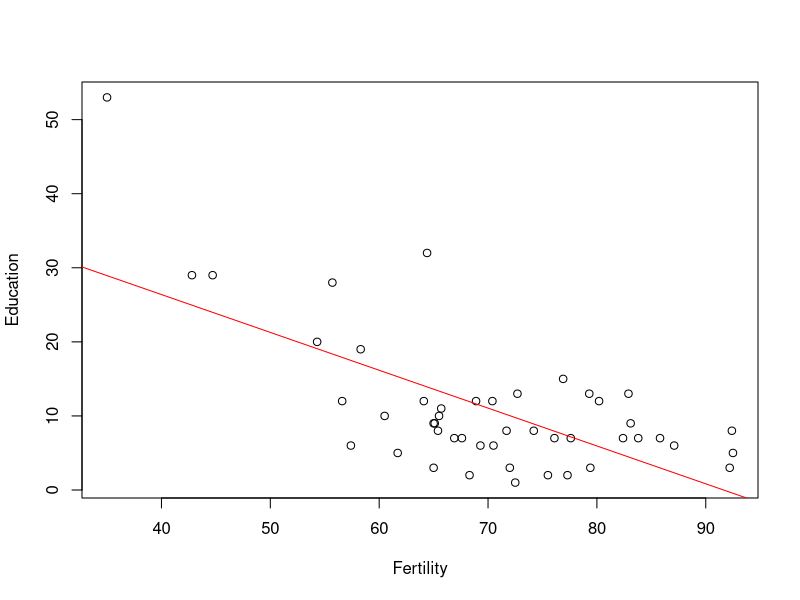
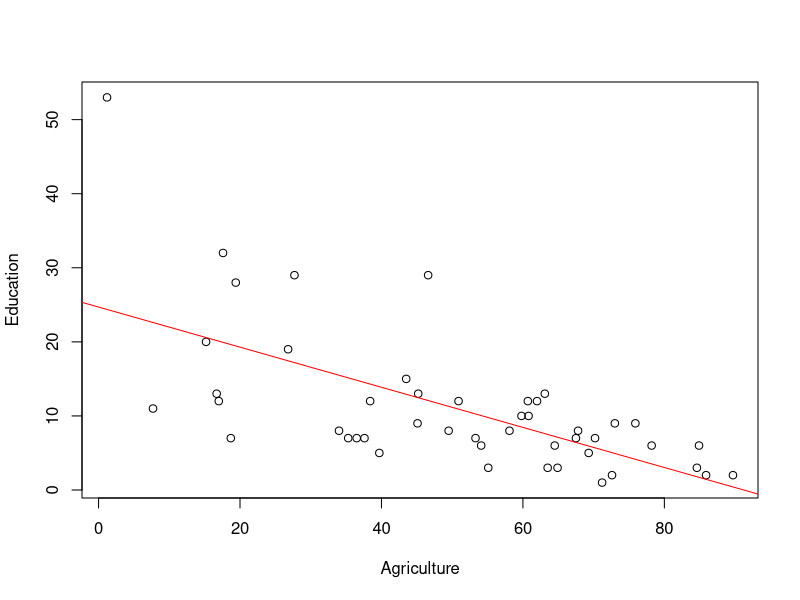
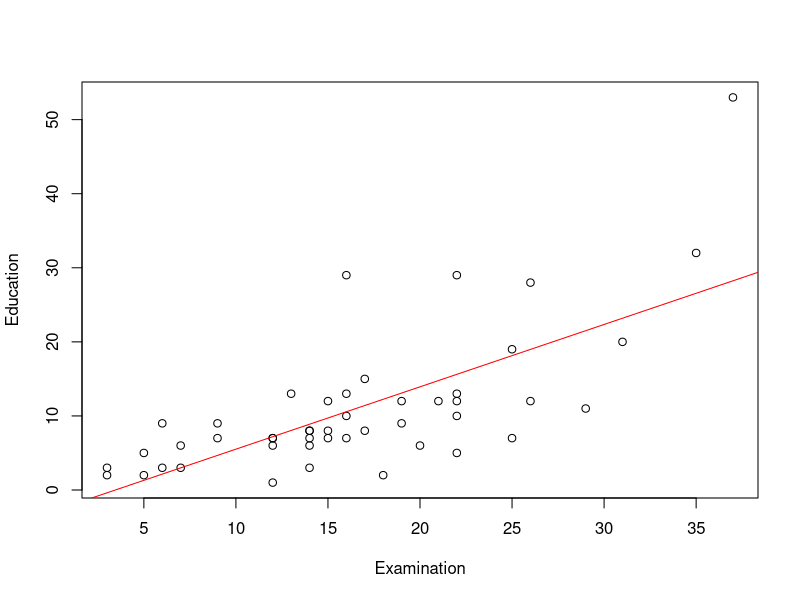
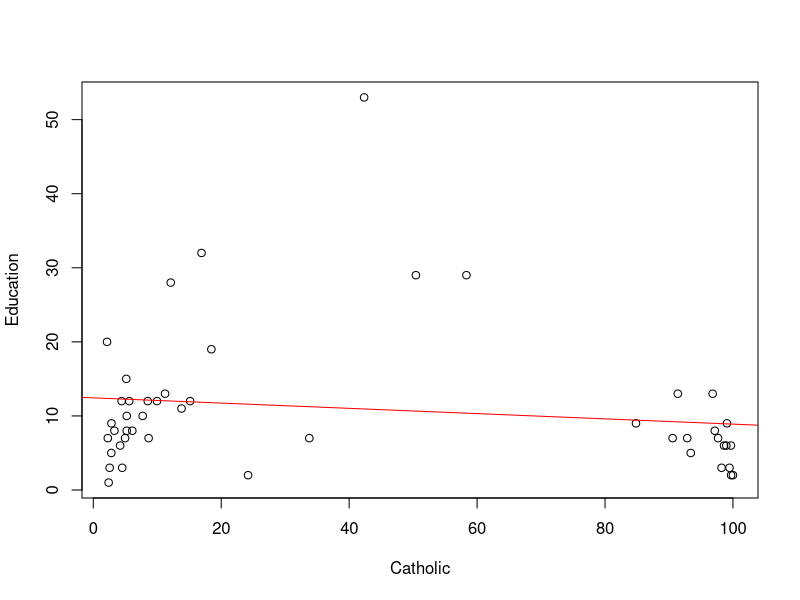
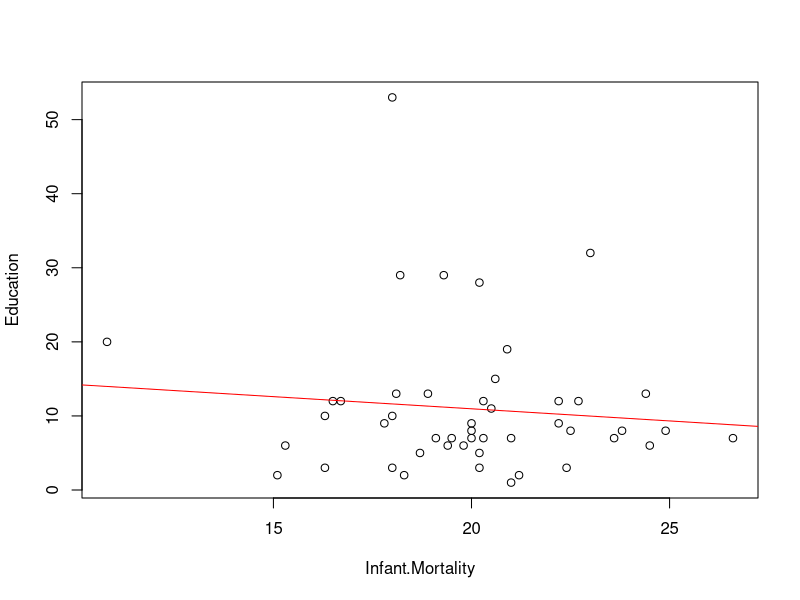

Reproduce these figures in R, in order.
## ---- chunk 1
wine <- read.csv("wine2.csv")
wine = na.omit(wine)
#View(wine)
## ---- chunk 2

#First column is messed up, needs to be removed
df = wine[,-1]
#View(df)

#95 white, 33 red

#Normalize Data
df[,1] = c(rep(1,95), rep(2,33))
for(x in 2:13){
  df[,x]=(df[,x]-mean(df[,x]))/sd(df[,x])
}

#Sample size will be 80% of our set size, AKA how many training points it should have
sampleSize = floor(0.80 * nrow(df))
#sampleSize
#nrow(df)
#Sample size is 100 for training

#set.seed(1)
#important to note that about 75% of data set is white

#Returns random indexes for rows of data, which will be the 'training' set
randSamples = sample(1:(nrow(df)), size = sampleSize)
#randSamples

#Turn those rows into training and testing sets
train = df[randSamples, ]
#train[,1]
test = df[-randSamples, ]
#test[,1]

#View(df)

#Returns the indexes of the closest k data points to the input data point
MIN=function(X,k)
{
  Y=X
  values=rep(0,k)
  for (i in 1:k)
  {
    
    values[i]=which.min(Y)
    Y[values[i]]=Inf
  }
  return (values)
}

k=3
amountTrain = nrow(train)
amountTest = nrow(test)

#View(train)

class = rep(0,amountTest)
for(i in 1:(amountTest)){ #i represents a test point
  D = rep(0,amountTrain)
  for(j in 1:amountTrain){ #j represents a training point. A single i will be compared to every j
    
    D[j]=sum((test[i,-1]-train[j,-1])^2) #D[] is full of test i minus every training point. Smallest k (3) of these are what it is looking for
    
  }
  values=MIN(D,k) #returns indexes of k closest points to the test point
  #print(values)
  values=train[values,1] #Gets the classification of those points, 1 or 2, AKA white or red wine
  #print(values)
  class[i]=values[as.integer(which.max(table(values)))] #the test point is assigned to Whichever class is the most present out of k (2/3)
  
  
  
}


## ---- chunk 3

class #Print the classes of the test data
## ---- chunk 4
test[,1] #Print the correct class of the data
## ---- chunk 5
sum(test[,1]==class)/26*100 #% of data guessed correctly (Should be around 92-100)
## ---- chunk 6
clusterDF = df[,-1]
#View(clusterDF)

#R's built in k-means test
#kmeans(clusterDF, 2)

#pick k
k = 2#3

###########Randomly pick two points in space
#Space will be 12 dimensional, use max and min of each normalized data point to set the range
min=1
max=2

spaceRange = matrix(rep(0,24), nrow=k, ncol=12) #Will define the range of random variable points for clustering
#spaceRange

#Finds the min and max of each column, creates a 'range' for random points to be placed.
for(i in 1:12){ 
  spaceRange[min,i] = min(clusterDF[,i])
}
for(i in 1:12){
  spaceRange[max,i] = max(clusterDF[,i])
}

#

randPoints = matrix(rep(0,(12*k)), nrow=k,ncol=12)
for(i in 1:12){
  
  v = runif(k, spaceRange[min,i], spaceRange[max,i])
  #print(v)

  #v now holds 2 twelve dimensional points. Apply the rest of the clustering algorithm
  randPoints[, i] = v
  #Find all points closet to each cluster point. Loop through everything in data and check which one it is closer to.
  #print(v)
}
#print(randPoints)
#each row of randPoints is a point in the 12 dimensional space. Compare to the rest of the data
###########

#Distance 1, 2, 3
D1 = 0
D2 = 0
#D3 = 0#

for(j in 1:100){#Times to refine the mean of the clusters
  ##starts empty, will become a list of the indexes of points, points in D1List will be cluster 1, D2List is cluster 2
  D1List = c()
  D2List = c()
  #D3List = c()#
  ##
  for(i in 1:128){
    
    #Take data points of entry i, finds the distance between points and randomly generated points
    D1=dist(rbind(clusterDF[i,], randPoints[1,]))
    D2=dist(rbind(clusterDF[i,], randPoints[2,]))
    #D3=dist(rbind(clusterDF[i,], randPoints[3,]))#

    
    #####Testing with k=3. Can ignore.
    #a = sort(c(D1,D2,D3))#
    #if(a[1] == D1){
    #  D1List = append(D1List, i)
    #}
    #if(a[1] == D2){
    #  D2List = append(D2List, i)
    #}
    #if(a[1] == D3){
    #  D3List = append(D3List, i)
    #}
    ######
    
    #Cluster assignment based on proximity
    if(D1 < D2){
      D1List = append(D1List, i)
    }
    else{
      D2List = append(D2List, i)
    }
    
    
    
    #compare to each randomly generated point
    #somehow label which point it belongs to "cluster" it
    
  }

  #D1List and D2List now have indexes of each cluster. Find mean, and redo cluster process with that mean point
  Cluster1 = clusterDF[D1List, ]
  Cluster2 = clusterDF[D2List, ]
  #Cluster3 = clusterDF[D3List, ]#
  
  ###Testing if mean points are being found correctly. Can ignore.
  #meanPoint1 = colMeans(Cluster1)
  #print(meanPoint1)
  #meanPoint2 = colMeans(Cluster2)
  #print(meanPoint2)
  ###
  
  randPoints[1,] = colMeans(Cluster1)
  randPoints[2,] = colMeans(Cluster2)
  #randPoints[3,] = colMeans(Cluster3)# For k=3 testing

}

## ---- chunk 7
#print("D1List: ")
print(D1List)

## ---- chunk 8
#print("D2List: ")
print(D2List)
#print("D3List: ")#
#print(D3List)

#print("Randpoint1: ")
#print(randPoints[1,])
#print("Randpoint2: ")
#print(randPoints[2,])
#print("Randpoint3: ")#
#print(randPoints[3,])
## ---- chunk 9
whiteIndexes = which(df[,1] == 1)
redIndexes = which(df[,1] == 2)
whiteIndexes
## ---- chunk 10
redIndexes
#print(D2List)
## ---- chunk 11
#which(D2List == which(df[,1] == 1))

q = (D1List %in% whiteIndexes)
sum(q)/length(whiteIndexes)

q = (D2List %in% whiteIndexes)
sum(q)/length(whiteIndexes)
## ---- chunk 12
q = (D1List %in% redIndexes)
sum(q)/length(redIndexes)

q = (D2List %in% redIndexes)
sum(q)/length(redIndexes)

## ---- chunk 13
#Make a transition matrix where (4,4), (3,2) and (2,4) are absorbing.
#This is given the maze rooms are denoted like this:
# 1  2  3  4
# 5  6  7  8
# 9  10 11 12
# 13 14 15 16
#You can travel from one room to another if the difference is 1 or 4, with the exception of 4-5, 8-9, and 12-13 . Calculated below:

tM = matrix(rep(0,16*16), ncol = 16, nrow = 16)
for(i in 1:16){
  for(j in 1:16){
    
    if(i == j+1 || j == i+1){
      tM[i,j] = tM[i,j] + 1
    }
    else if(i == j + 4 || j == i+4){
      tM[i,j] = tM[i,j] + 1
    }
    
  }
}

tM[4,5] = 0
tM[5,4] = 0
#tM[8,9] = 0 Adjusted Later Anyways
tM[9,8] = 0
tM[12,13] = 0
tM[13,12] = 0

#Of course, absorbing states are an exception. There is no 'from' room 10, 8, or 16.

tM[10,] = c(0,0,0,0,0,0,0,0,0,1,0,0,0,0,0,0)
tM[8,] = c(0,0,0,0,0,0,0,1,0,0,0,0,0,0,0,0)
tM[16,] = c(0,0,0,0,0,0,0,0,0,0,0,0,0,0,0,1)

#tM

#The relevant (non-zero) contents of each row will be identical. Divide them by the sum of their row to get the probability.
for(i in 1:16){
  tM[i,] = tM[i,]/sum(tM[i,])
}

#The probability of getting to the cheese should be given by the steady state solution.
#tM to a high power, high enough to stop the numbers from changing further, should suffice

library(expm)

steadyState = ((tM%^%10000)[1,])
## ---- chunk 14
steadyState
## ---- chunk 15
steadyState[16]
## ---- chunk 16
#To find the amount of steps until it is absorbed, use the formula I-Q
tM = t(tM)

Q = tM[-c(8,10,16),-c(8,10,16)] #Removes the absorbing states from the matrix, since they will not be used
  
IminusQ = solve(diag(rep(1,13))-Q)

sum(IminusQ[,1])

## ---- chunk 17
#View(swiss)
#pairs(swiss)
#Only Infant.Mortality is insignificant
#summary(lm(Education~., data = swiss))
plot(Education~Fertility, data = swiss)
fit1=lm(Education~Fertility, data = swiss)
abline(fit1,col="red")

plot(Education~Agriculture, data = swiss)
fit1=lm(Education~Agriculture, data = swiss)
abline(fit1,col="red")

plot(Education~Examination, data = swiss)
fit1=lm(Education~Examination, data = swiss)
abline(fit1,col="red")

plot(Education~Catholic, data = swiss)
fit1=lm(Education~Catholic, data = swiss)
abline(fit1,col="red")

plot(Education~Infant.Mortality, data = swiss)
fit1=lm(Education~Infant.Mortality, data = swiss)
abline(fit1,col="red")


fit1=lm(Education~., data = swiss)#Need to use all variables
#summary(fit1)
#plot(fit1)
## ---- chunk 18

summary(fit1)$coefficients["Fertility","Pr(>|t|)"]

summary(fit1)$coefficients["Agriculture","Pr(>|t|)"]

summary(fit1)$coefficients["Examination","Pr(>|t|)"]

summary(fit1)$coefficients["Catholic","Pr(>|t|)"]

summary(fit1)$coefficients["Infant.Mortality","Pr(>|t|)"]


## ---- chunk 19
model=lm(Education~Fertility+Agriculture+Examination+Catholic, data = swiss)
summary(model)
#plot(model)
## ---- chunk 20
df = data.frame(Fertility=60, Agriculture =55, Examination=20, Catholic=4.15)
df
## ---- chunk 21
predict(model,newdata=df)

## ---- chunk 22
#Normal Distribution
p = pnorm(115,100,15) - pnorm(85,100,15)
p
## ---- chunk 23
#Binomial Distribution
#1 - the prob that 14 rv's or under fall between 85 and 115
#or just add all the dbinom
1-pbinom(14,20,p)
## ---- chunk 24
#Geometric Distribution
1/p
